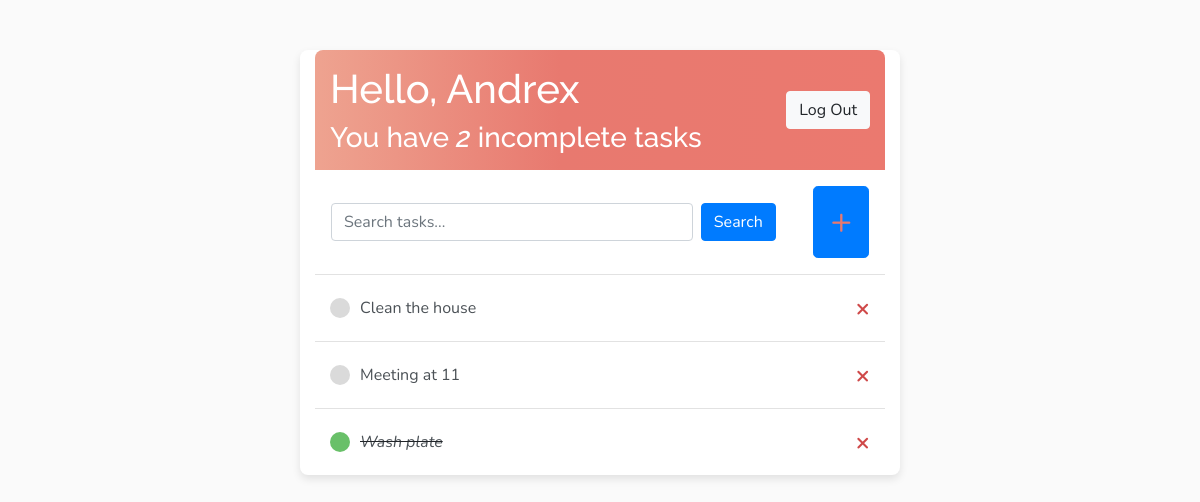
The app's page / (signed in) with its own data.
### core/models.py (models this page shows)
class Task(models.Model):
    user = models.ForeignKey(User, on_delete=models.CASCADE)
    title = models.CharField(max_length=200)
    description = models.TextField(null=True, blank=True)
    complete = models.BooleanField(default=False)
    create = models.DateTimeField(auto_now_add=True)
    def __str__(self):
        return self.title
    class Meta:
        ordering = ['complete']

### core/views.py (the view)
# urls.py: path('', TaskList.as_view(), name='tasks'),
class TaskList(LoginRequiredMixin, ListView):
    model = Task
    context_object_name='tasks'
    def get_context_data(self, **kwargs):
        context = super().get_context_data(**kwargs)
        context['tasks']=context['tasks'].filter(user=self.request.user)
        context['count']=context['tasks'].filter(complete=False).count()
        search_input = self.request.GET.get('search-area') or ''
        if search_input:
            context['tasks']=context['tasks'].filter(title__icontains=search_input) # the startwith method can also be used to get the words starting with that filters
        context['search_input'] = search_input
        return context

### core/templates/core/task_list.html (shortened to what this page needs)
{% extends 'core/main.html' %}
{% block content %}
<div class="header-bar">
    <div>
        <h1>Hello, {{request.user|title}}</h1>
        <h3 class="mb-0">You have <i>{{count}}</i> incomplete task{{ count|pluralize:"s" }}</h3>
    </div>
    {% if request.user.is_authenticated %}
    <form method="POST" action="{% url 'logout' %}" class="ml-auto">
        <button type="submit" class="btn btn-light">Log Out</button>
    </form>
    {% else %}
    <p class="ml-auto"><a class="btn btn-light" href="{% url 'login' %}">Login</a></p>
    {% endif %}
</div>
<div id="search-add-wrapper" class="p-3">
    <form method="GET" class="form-inline w-100">
        <input type="text" class="form-control mr-2 w-75" name="search-area" value="{{search_input}}" placeholder="Search tasks...">
        <button type="submit" class="btn btn-primary">Search</button>
    </form>
    <a id="add-link" href="{% url 'create-task' %}" class="btn btn-lg btn-primary">&#x2b;</a>
</div>
<div class="task-items-wrapper">
    {% for task in tasks %}
    <div class="task-wrapper">
        <div class="task-title">
            {% if task.complete %}
            <div class="task-complete-icon"></div>
            <i><s><a href="{% url 'task-update' task.id %}">{{task}}</a></s></i>
            {% else %}
            <div class="task-incomplete-icon"></div>
            <a href="{% url 'task-update' task.id %}">{{task}}</a>
            {% endif %}
        </div>
        <a class="delete-link" href="{% url 'task-delete' task.id %}">&#215;</a>
    </div>
    {% empty %}
    <h2 class="text-center">This list is empty</h2>
    {% endfor %}
</div>
{% endblock content %}

### static/css/style.css (style rules this page uses)
body { background-color: #FAFAFA; font-family: 'Nunito', sans-serif; padding-top: 50px; }
h1, h2, h3, h4, h5, h6 { font-family: 'Raleway', sans-serif; }
.header-bar { display: flex; justify-content: space-between; align-items: center; padding: 15px; border-radius: 8px 8px 0 0; background: linear-gradient(90deg, #EEA390 0%, #E8796F 43%, #EB796F 100%); color: #fff; }
.task-wrapper { display: flex; align-items: center; justify-content: space-between; padding: 15px; border-top: 1px solid #e2e2e2; }
.task-title { display: flex; align-items: center; }
.task-title a { text-decoration: none; color: #4b5156; margin-left: 10px; }
.task-complete-icon, .task-incomplete-icon { height: 20px; width: 20px; border-radius: 50%; }
.task-complete-icon { background-color: #69c069; }
.task-incomplete-icon { background-color: #dadada; }
.delete-link { text-decoration: none; font-weight: bold; color: #cf4949; font-size: 24px; }
#search-add-wrapper { display: flex; justify-content: space-between; align-items: center; padding: 15px; }
#add-link { color: #E8796F; text-decoration: none; font-size: 36px; }

### records on screen
Task: title "Clean the house"
Task: title "Meeting at 11"
Task: title "Wash plate"

### other values on screen
{{ request.user|title }} "Andrex"
{{ count }} "2"
